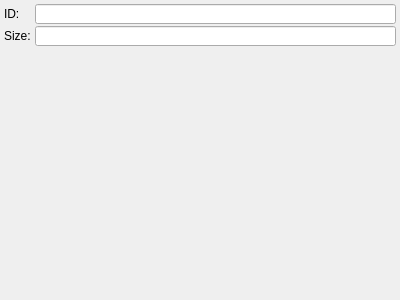
<?xml version="1.0" encoding="UTF-8"?>
<ui version="4.0">
 <class>SDMMCWidget</class>
 <widget class="QWidget" name="SDMMCWidget">
  <property name="geometry">
   <rect>
    <x>0</x>
    <y>0</y>
    <width>400</width>
    <height>300</height>
   </rect>
  </property>
  <property name="windowTitle">
   <string>Form</string>
  </property>
  <layout class="QFormLayout" name="formLayout">
   <property name="horizontalSpacing">
    <number>4</number>
   </property>
   <property name="verticalSpacing">
    <number>2</number>
   </property>
   <property name="leftMargin">
    <number>4</number>
   </property>
   <property name="topMargin">
    <number>4</number>
   </property>
   <property name="rightMargin">
    <number>4</number>
   </property>
   <property name="bottomMargin">
    <number>4</number>
   </property>
   <item row="0" column="0">
    <widget class="QLabel" name="label_id">
     <property name="text">
      <string>ID:</string>
     </property>
     <property name="font">
      <font>
       <pointsize>9</pointsize>
      </font>
     </property>
    </widget>
   </item>
   <item row="0" column="1">
    <widget class="QLineEdit" name="lineEdit_id">
     <property name="readOnly">
      <bool>true</bool>
     </property>
     <property name="font">
      <font>
       <pointsize>9</pointsize>
      </font>
     </property>
     <property name="styleSheet">
      <string notr="true">padding: 1px 4px;</string>
     </property>
    </widget>
   </item>
   <item row="1" column="0">
    <widget class="QLabel" name="label_size">
     <property name="text">
      <string>Size:</string>
     </property>
     <property name="font">
      <font>
       <pointsize>9</pointsize>
      </font>
     </property>
    </widget>
   </item>
   <item row="1" column="1">
    <widget class="QLineEdit" name="lineEdit_size">
     <property name="readOnly">
      <bool>true</bool>
     </property>
     <property name="font">
      <font>
       <pointsize>9</pointsize>
      </font>
     </property>
     <property name="styleSheet">
      <string notr="true">padding: 1px 4px;</string>
     </property>
    </widget>
   </item>
  </layout>
 </widget>
 <resources/>
 <connections/>
</ui>
